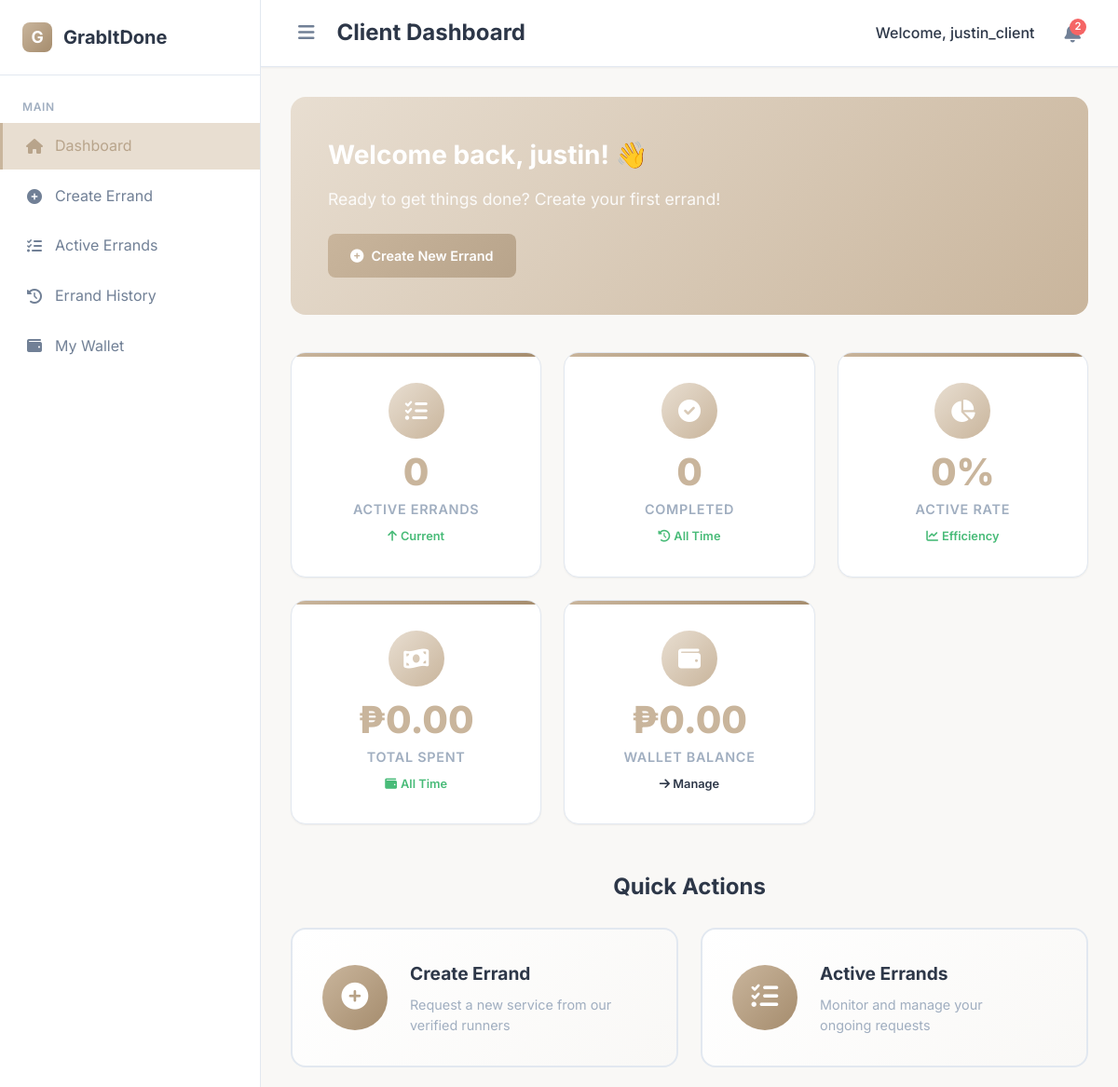
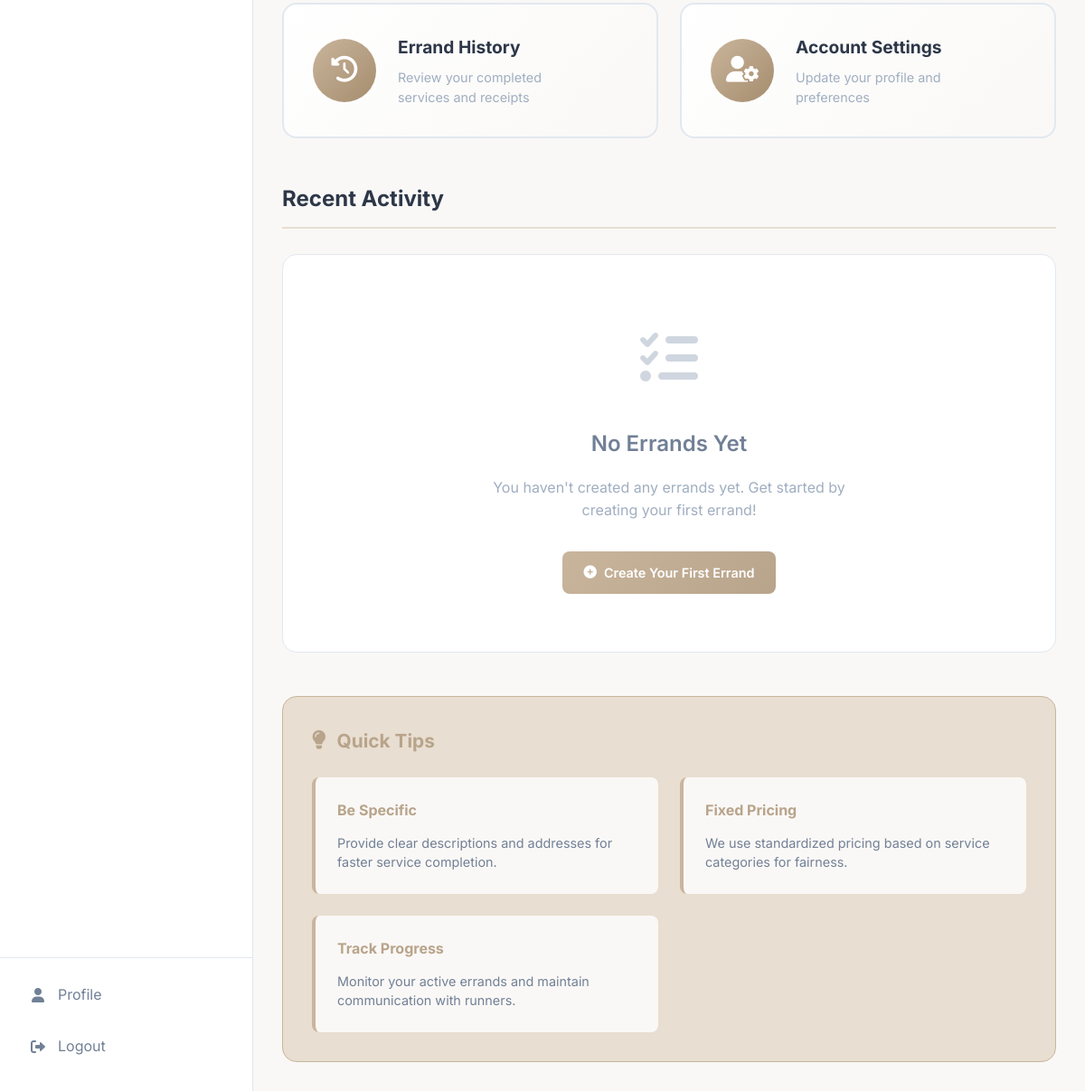
The page /dashboard (signed in) on the database its author committed (2 pictures, top to bottom).
### app/models.py (models this page shows, shortened)
class User(db.Model):
    id = db.Column(db.Integer, primary_key=True)
    username = db.Column(db.String(80), unique=True, nullable=False)
    email = db.Column(db.String(120), unique=True, nullable=False)
    password_hash = db.Column(db.String(200), nullable=False)
    role = db.Column(db.String(20), nullable=False)  # client, runner, admin
    first_name = db.Column(db.String(50))
    last_name = db.Column(db.String(50))
    phone = db.Column(db.String(20))
    barangay = db.Column(db.String(100))
    address = db.Column(db.Text)
    bio = db.Column(db.Text)
    vehicle_type = db.Column(db.String(50))
    available_hours = db.Column(db.String(100))
    verified = db.Column(db.Boolean, default=False)
    verification_requested = db.Column(db.Boolean, default=False)
    verification_status = db.Column(db.String(20), default='not_requested')
    last_verification_date = db.Column(db.DateTime)
    rejection_reason = db.Column(db.Text, nullable=True)
    is_active = db.Column(db.Boolean, default=True)
    created_at = db.Column(db.DateTime, default=datetime.utcnow)
    wallet_balance = db.Column(db.Float, default=0.0)
    total_earnings = db.Column(db.Float, default=0.0)  # For runners
    total_spent = db.Column(db.Float, default=0.0)     # For clients
    created_errands = db.relationship('Errand', foreign_keys='Errand.client_id', backref='user_client', lazy=True)
    accepted_errands = db.relationship('Errand', foreign_keys='Errand.runner_id', backref='user_runner', lazy=True)
    client_payments = db.relationship('Payment', foreign_keys='Payment.client_id', backref='payment_client_user', lazy=True)
    runner_payments = db.relationship('Payment', foreign_keys='Payment.runner_id', backref='payment_runner_user', lazy=True)
    wallet_transactions = db.relationship('WalletTransaction', backref='transaction_user', lazy=True)
    user_payment_methods = db.relationship('PaymentMethod', backref='method_owner', lazy=True)
    user_wallet = db.relationship('Wallet', backref='wallet_owner_user', uselist=False)

### app/routes.py (the view)
@bp.route('/dashboard')
@login_required()
def dashboard():
    user = User.query.get(session['user_id'])
    if not user.is_active:
        return redirect(url_for('main.account_suspended'))
    if user.role == 'client':
        return client_dashboard(user)
    elif user.role == 'runner':
        return runner_dashboard(user)
    elif user.role == 'admin':
        return admin_dashboard(user)

### app/templates/client/dashboard_client.html (shortened to what this page needs)
{% extends 'base.html' %}
{% block header_title %}Client Dashboard{% endblock %}
{% block content %}
<div class="welcome-section">
    <div class="welcome-title">Welcome back, {{ user.first_name or user.username }}! 👋</div>
    <div class="welcome-description">
        {% if active_errands %}
            You have {{ active_errands|length }} active errand{{ 's' if active_errands|length > 1 else '' }} in progress.
        {% else %}
            Ready to get things done? Create your first errand!
        {% endif %}
    </div>
    <a href="{{ url_for('main.create_errand') }}" class="btn btn-primary">
        <i class="fas fa-plus-circle"></i> Create New Errand
    </a>
</div>
<div class="stats-grid">
    <div class="stat-card">
        <div class="stat-icon">
            <i class="fas fa-tasks"></i>
        </div>
        <div class="stat-value">{{ active_errands|length }}</div>
        <div class="stat-label">Active Errands</div>
        <div class="stat-trend trend-up">
            <i class="fas fa-arrow-up"></i>
            <span>Current</span>
        </div>
    </div>
    <div class="stat-card">
        <div class="stat-icon">
            <i class="fas fa-check-circle"></i>
        </div>
        <div class="stat-value">{{ completed_errands|length }}</div>
        <div class="stat-label">Completed</div>
        <div class="stat-trend trend-up">
            <i class="fas fa-history"></i>
            <span>All Time</span>
        </div>
    </div>
    <div class="stat-card">
        <div class="stat-icon">
            <i class="fas fa-chart-pie"></i>
        </div>
        <div class="stat-value">
            {% set total_errands = active_errands|length + completed_errands|length %}
            {% if total_errands > 0 %}
                {{ ((active_errands|length / total_errands) * 100)|round|default(0) }}%
            {% else %}
                0%
            {% endif %}
        </div>
        <div class="stat-label">Active Rate</div>
        <div class="stat-trend trend-up">
            <i class="fas fa-chart-line"></i>
            <span>Efficiency</span>
        </div>
    </div>
    <div class="stat-card">
        <div class="stat-icon">
            <i class="fas fa-money-bill-wave"></i>
        </div>
        <div class="stat-value">
            ₱{{ "%.2f"|format(completed_errands|sum(attribute='proposed_fee') or 0) }}
        </div>
        <div class="stat-label">Total Spent</div>
        <div class="stat-trend trend-up">
            <i class="fas fa-wallet"></i>
            <span>All Time</span>
        </div>
    </div>
    <div class="stat-card">
        <div class="stat-icon">
            <i class="fas fa-wallet"></i>
        </div>
        <div class="stat-value">₱{{ "%.2f"|format(user.wallet_balance) }}</div>
        <div class="stat-label">Wallet Balance</div>
        <div class="stat-trend">
            <a href="{{ url_for('main.wallet') }}" style="color: inherit; text-decoration: none;">
                <i class="fas fa-arrow-right"></i>
                <span>Manage</span>
            </a>
        </div>
    </div>
</div>
<div class="quick-actions">
    <h2>Quick Actions</h2>
    <div class="actions-container">
        <a href="{{ url_for('main.create_errand') }}" class="action-card">
            <div class="action-icon-wrapper">
                <i class="fas fa-plus-circle action-icon"></i>
            </div>
            <div class="action-content">
                <div class="action-title">Create Errand</div>
                <div class="action-description">Request a new service from our verified runners</div>
            </div>
        </a>
        <a href="{{ url_for('main.active_errands') }}" class="action-card">
            <div class="action-icon-wrapper">
                <i class="fas fa-tasks action-icon"></i>
            </div>
            <div class="action-content">
                <div class="action-title">Active Errands</div>
                <div class="action-description">Monitor and manage your ongoing requests</div>
            </div>
        </a>
        <a href="{{ url_for('main.errand_history') }}" class="action-card">
            <div class="action-icon-wrapper">
                <i class="fas fa-history action-icon"></i>
            </div>
            <div class="action-content">
                <div class="action-title">Errand History</div>
                <div class="action-description">Review your completed services and receipts</div>
            </div>
        </a>
        <a href="{{ url_for('main.profile') }}" class="action-card">
            <div class="action-icon-wrapper">
                <i class="fas fa-user-cog action-icon"></i>
            </div>
            <div class="action-content">
                <div class="action-title">Account Settings</div>
                <div class="action-description">Update your profile and preferences</div>
            </div>
        </a>
    </div>
</div>
<div class="recent-activity">
    <h2>Recent Activity</h2>
    {% if active_errands or completed_errands %}
    <div class="activity-list">
        {% for errand in (active_errands + completed_errands[:5])|sort(attribute='created_at', reverse=true) %}
        <div class="activity-item">
            <div class="activity-content">
                <div class="activity-title">#{{ errand.id }} - {{ errand.category }}</div>
                <div class="activity-meta">
                    <strong>Status:</strong> {{ errand.status }} •
                    <strong>Fee:</strong> ₱{{ "%.2f"|format(errand.proposed_fee) }} •
                    <strong>Created:</strong> {{ errand.created_at.strftime('%Y-%m-%d %H:%M') }}
                    {% if errand.runner %}
                    • <strong>Runner:</strong> {{ errand.runner.username }}
                    {% endif %}
                </div>
            </div>
            <span class="badge badge-{{ errand.status|lower|replace(' ', '-') }}">
                {{ errand.status }}
            </span>
        </div>
        {% endfor %}
    </div>
    {% else %}
    <div class="empty-state">
        <div class="empty-state-icon">
            <i class="fas fa-tasks"></i>
        </div>
        <h3 class="empty-state-title">No Errands Yet</h3>
        <p class="empty-state-description">
            You haven't created any errands yet. Get started by creating your first errand!
        </p>
        <a href="{{ url_for('main.create_errand') }}" class="btn btn-primary">
            <i class="fas fa-plus-circle"></i> Create Your First Errand
        </a>
    </div>
    {% endif %}
</div>
<div class="quick-tips">
    <h3>
        <i class="fas fa-lightbulb"></i> Quick Tips
    </h3>
    <div class="tips-grid">
        <div class="tip-item">
            <strong>Be Specific</strong>
            <p>Provide clear descriptions and addresses for faster service completion.</p>
        </div>
        <div class="tip-item">
            <strong>Fixed Pricing</strong>
            <p>We use standardized pricing based on service categories for fairness.</p>
        </div>
        <div class="tip-item">
            <strong>Track Progress</strong>
            <p>Monitor your active errands and maintain communication with runners.</p>
        </div>
    </div>
</div>
{% endblock %}

### app/templates/base.html (shortened to what this page needs)
<!DOCTYPE html>
<html lang="en">
<head>
    <link rel="stylesheet" href="https://cdnjs.cloudflare.com/ajax/libs/font-awesome/6.0.0/css/all.min.css">
</head>
<body class="{% if request.endpoint in ['main.index', 'main.login', 'main.register', 'main.forgot_password'] %}public-layout{% endif %}">
    {% if request.endpoint in ['main.index', 'main.login', 'main.register', 'main.forgot_password'] %}
    <header class="public-header">
        <div class="public-header-content">
            <a href="{{ url_for('main.index') }}" class="public-brand">
                <div class="brand-logo">G</div>
                <span class="brand-text">GrabItDone</span>
            </a>
            <nav class="public-nav">
                {% if session.get('user_id') %}
                <a href="{{ url_for('main.dashboard') }}" class="btn btn-primary btn-sm">Dashboard</a>
                <a href="{{ url_for('main.logout') }}" class="btn btn-secondary btn-sm">Logout</a>
                {% else %}
                <a href="{{ url_for('main.login') }}" class="btn btn-secondary btn-sm">Login</a>
                <a href="{{ url_for('main.register') }}" class="btn btn-primary btn-sm">Sign Up</a>
                {% endif %}
            </nav>
        </div>
    </header>
    {% else %}
    <div class="app-container">
        <aside class="sidebar {% if session.get('sidebar_collapsed') %}collapsed{% endif %}" id="sidebar">
            <div class="sidebar-header">
                <a href="{{ url_for('main.dashboard') }}" class="sidebar-brand">
                    <div class="brand-logo">G</div>
                    <span class="brand-text">GrabItDone</span>
                </a>
            </div>
            <nav class="sidebar-nav">
                <div class="nav-section">
                    <div class="nav-label">Main</div>
                <ul class="nav-items">
                    <li class="nav-item">
                        <a href="{{ url_for('main.dashboard') }}" class="nav-link {% if request.endpoint == 'main.dashboard' %}active{% endif %}">
                            <i class="fas fa-home nav-icon"></i>
                            <span class="nav-text">Dashboard</span>
                        </a>
                    </li>
                    {% if user_role == 'client' %}
                    <li class="nav-item">
                        <a href="{{ url_for('main.create_errand') }}" class="nav-link {% if request.endpoint == 'main.create_errand' %}active{% endif %}">
                            <i class="fas fa-plus-circle nav-icon"></i>
                            <span class="nav-text">Create Errand</span>
                        </a>
                    </li>
                    <li class="nav-item">
                        <a href="{{ url_for('main.active_errands') }}" class="nav-link {% if request.endpoint == 'main.active_errands' %}active{% endif %}">
                            <i class="fas fa-tasks nav-icon"></i>
                            <span class="nav-text">Active Errands</span>
                        </a>
                    </li>
                    <li class="nav-item">
                        <a href="{{ url_for('main.errand_history') }}" class="nav-link {% if request.endpoint == 'main.errand_history' %}active{% endif %}">
                            <i class="fas fa-history nav-icon"></i>
                            <span class="nav-text">Errand History</span>
                        </a>
                    </li>
                    <li class="nav-item">
                        <a href="{{ url_for('main.wallet') }}" class="nav-link {% if request.endpoint == 'main.wallet' %}active{% endif %}">
                            <i class="fas fa-wallet nav-icon"></i>
                            <span class="nav-text">My Wallet</span>
                        </a>
                    </li>
                    {% endif %}
                </ul>
                </div>
            </nav>
            <div class="sidebar-footer">
                <ul class="footer-nav-items">
                    <li class="footer-nav-item">
                        <a href="{{ url_for('main.profile') }}" class="footer-nav-link {% if request.endpoint == 'main.profile' %}active{% endif %}">
                            <i class="fas fa-user footer-nav-icon"></i>
                            <span class="footer-nav-text">Profile</span>
                        </a>
                    </li>
                    <li class="footer-nav-item">
                        <a href="{{ url_for('main.logout') }}" class="footer-nav-link">
                            <i class="fas fa-sign-out-alt footer-nav-icon"></i>
                            <span class="footer-nav-text">Logout</span>
                        </a>
                    </li>
                </ul>
            </div>
        </aside>
        <div class="main-content {% if session.get('sidebar_collapsed') %}expanded{% endif %}" id="mainContent">
            <header class="header">
                <div class="header-content">
                    <div class="header-left">
                        <button class="sidebar-toggle" id="sidebarToggle">
                            <i class="fas fa-bars"></i>
                        </button>
                        <h1 class="header-title">{% block header_title %}{% endblock %}</h1>
                    </div>
                    <div class="header-actions">
                        <span class="user-welcome">Welcome, {{ session.get('username') }}</span>
                        <a href="{{ url_for('main.notifications') }}" class="notification-bell">
                            {% if unread_notification_count > 0 %}
                            <span class="notification-badge">{{ unread_notification_count }}</span>
                            {% endif %}
                        </a>
                    </div>
                </div>
            </header>
    {% endif %}
    <main class="main">
        {% block content %}{% endblock %}
    </main>
    {% if request.endpoint not in ['main.index', 'main.login', 'main.register', 'main.forgot_password'] %}
        </div>
    </div>
    {% endif %}
</body>
</html>

### rows shown on the page
User: get "justin_client", first_name "justin", wallet_balance "0.00"

### other values the page prints
{{ unread_notification_count }} "2"
{{ active_errands|length }} "0"
{{ completed_errands|length }} "0"
{{ "%.2f"|format(completed_errands|sum(attribute='proposed_fee') or 0) }} "0.00"
